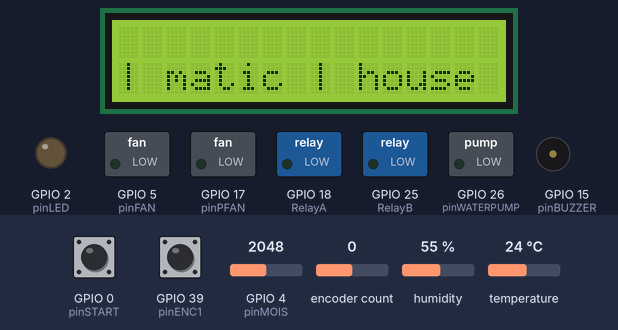
Bench run of a sketch on a simulated ESP32. Parts: 16×2 character LCD, switched loads named in the sketch (green lamp = pin HIGH), output pins drawn as LEDs (lit = HIGH), buzzer (waves = sounding). Inputs (shaded band) come from the test bench; at power-on: GPIO 0 (pinSTART) HIGH, GPIO 39 (pinENC1) HIGH, encoder count 0, GPIO 4 (pinMOIS) = 2048, humidity 55 %, temperature 24 °C. EEPROM starts erased.

Above: at 0.7 s.
0.9 s: GPIO 0 (pinSTART) pulled HIGH for 0.15 s
At 1.4 s:
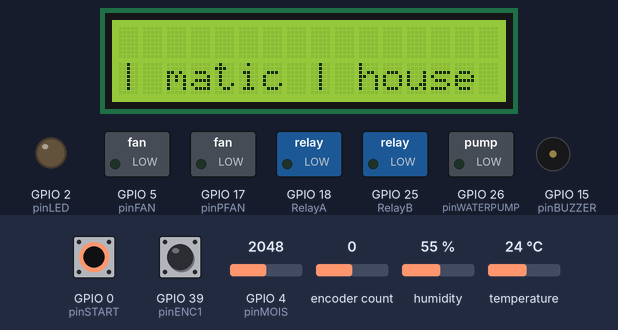
1.6 s: GPIO 39 (pinENC1) pulled LOW for 0.15 s
At 2.19 s:
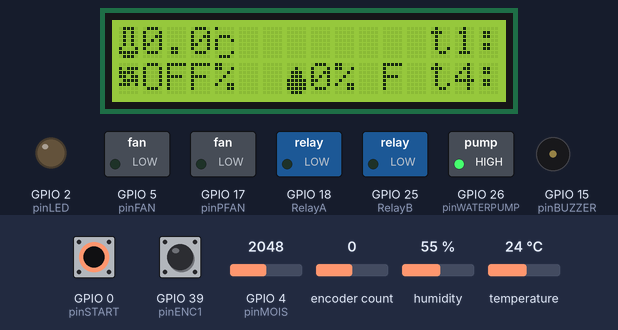
2.3 s: encoder count set to 1
At 3.4 s:
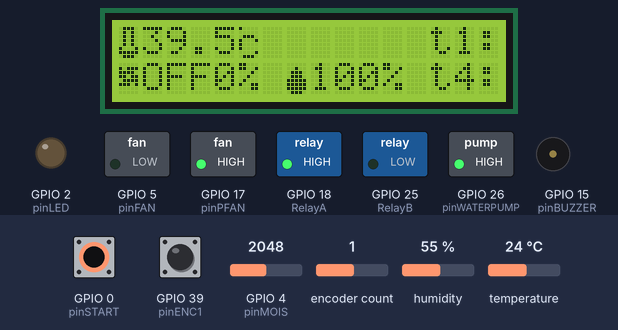
5.1 s: GPIO 4 (pinMOIS) set to 3828
At 6.4 s:
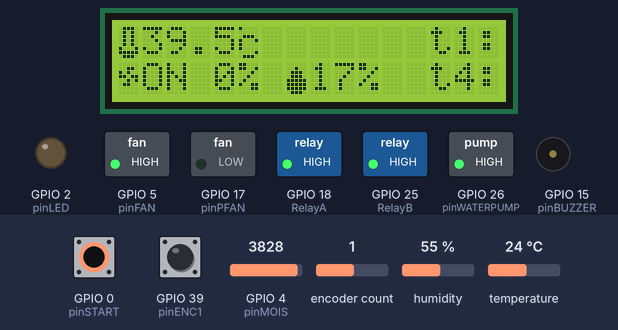
8.0 s: GPIO 4 (pinMOIS) set to 3930
At 9.84 s:
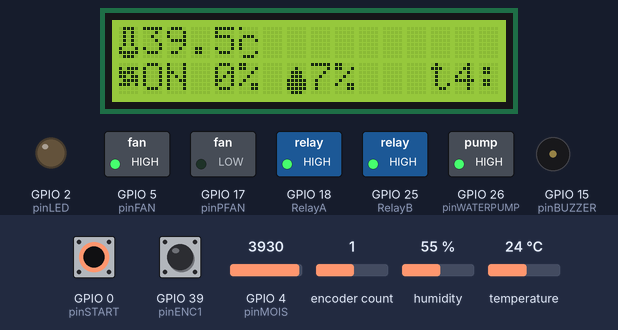
11.0 s: GPIO 39 (pinENC1) pulled LOW for 1 s
At 12.84 s:
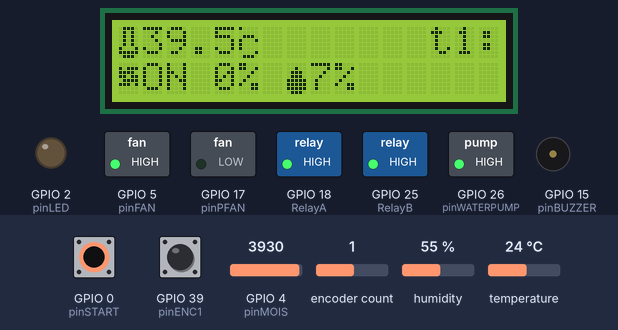
Timing chart, 0 to 23.1 s (numbered marks = the images above; inputs shaded):
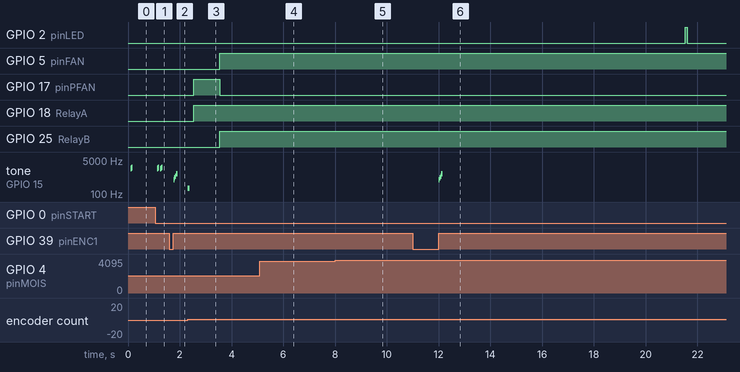

The sketch:

main.ino
```cpp
/********************함수원형선언***************/
void TEMPcalcul();  //(온도)펠티어동작여부판단
void CoolMode();    //펠티어냉각모드
void HotMode();     //펠티어가열모드
void PauseMode();   //펠티어정지모드
void LEDon();       //재배등LED켜기
void LEDoff();      //재배등LED끄기
void MOIScalcul();  //(수분)워터펌프동작여부판단
void WATERPUMPon(); //워터펌프켜기
void WATERPUMPoff();//워터펌프끄기
void FanMoving();   //환기팬온앤오프
void Blink();       //LCD부분지우기
void Value();       //값측정(온도,습도,수분)
/********************라이브러리*****************/
#include "AiEsp32RotaryEncoder.h"
#include "Arduino.h"
#include "basicFunction.h"
#include "InitData.h"
#include "Function.h"
/*******************로터리엔코더****************/
void rotary_onButtonClickChatt(){//채터링방지 100밀리이하
    static unsigned long lastTimePressed = 0;
    if (millis() - lastTimePressed < 100)   return;
    lastTimePressed = millis();
}
void rotary_loop(){//루프에서 반복됨

    if (rotaryEncoder.isEncoderButtonClicked()){//로터리 버튼이 클릭되었을때
        rotary_onButtonClickChatt();
        rotaryMode++;
        if(rotaryMode>4) rotaryMode = 0;

        if(rotaryMode==0){
        }else if(rotaryMode==1) {
            rotaryEncoder1.setEncoderValue(EEPROM.read(10));
        }else if(rotaryMode==2) {
            rotaryEncoder2.setEncoderValue(EEPROM.read(20));
        }else if(rotaryMode==3) {
            rotaryEncoder3.setEncoderValue(EEPROM.read(30));
        }else if(rotaryMode==4) {
            rotaryEncoder4.setEncoderValue(EEPROM.read(40));
        }
        level_up_melody(n32);

    }else if(rotaryEncoder.encoderChanged()){//로터리값이 변경되었을때
        if(rotaryMode==1){  //설정온도
            rotaryEncoder1.setBoundaries(0,40,false);
            t1 = rotaryEncoder1.readEncoder();
            EEPROM.write(10,rotaryEncoder1.readEncoder());

        }else if(rotaryMode==2){ //편차온도
            rotaryEncoder2.setBoundaries(0,100,false); //(0~10)
            t2 = double(rotaryEncoder2.readEncoder())/10;
            EEPROM.write(20,rotaryEncoder2.readEncoder());

        }else if(rotaryMode==3){ //지연시간
            rotaryEncoder3.setBoundaries(1,10,false);
            t3=rotaryEncoder3.readEncoder();
            EEPROM.write(30,rotaryEncoder3.readEncoder());

        }else if(rotaryMode==4){ //보정온도
            rotaryEncoder4.setBoundaries(10,190,false);//(-9~9)
            t4 = double(rotaryEncoder4.readEncoder())/10-10;
            EEPROM.write(40,rotaryEncoder4.readEncoder());

        }
        play(NOTE_G3,n16);//삐-소리
        EEPROM.commit();
    }
}
void IRAM_ATTR readEncoderISR(){//인터럽트
    rotaryEncoder.readEncoder_ISR();
    rotaryEncoder1.readEncoder_ISR();
    rotaryEncoder2.readEncoder_ISR();
    rotaryEncoder3.readEncoder_ISR();
    rotaryEncoder4.readEncoder_ISR();
}
/********************셋업***********************/
void setup(){
    start(1);//start버튼동작시작

    rotaryEncoder.begin();rotaryEncoder.setup(readEncoderISR);rotaryEncoder.setAcceleration(0);
    rotaryEncoder1.begin();rotaryEncoder1.setup(readEncoderISR);rotaryEncoder1.setAcceleration(0);
    rotaryEncoder2.begin();rotaryEncoder2.setup(readEncoderISR);rotaryEncoder2.setAcceleration(0);
    rotaryEncoder3.begin();rotaryEncoder3.setup(readEncoderISR);rotaryEncoder3.setAcceleration(0);
    rotaryEncoder4.begin();rotaryEncoder4.setup(readEncoderISR);rotaryEncoder4.setAcceleration(0);
    dht.begin();

    //사용자정의문자선언
    lcd.createChar(1,h_temp);
    lcd.createChar(2,h_humi);
    lcd.createChar(3,h_cels);
    lcd.createChar(4,h_fan1);
    lcd.createChar(5,h_fan2);
    lcd.createChar(6,h_pelt);
    lcd.createChar(7,h_led);
    lcd.createChar(8,h_wate);
    //핀모드설정
    pinMode(RelayA,OUTPUT);
    pinMode(RelayB,OUTPUT);
    pinMode(pinPFAN,OUTPUT);
    pinMode(pinLED,OUTPUT);
    pinMode(pinFAN,OUTPUT);
    pinMode(pinWATERPUMP,OUTPUT);
    WATERPUMPoff();
    pinMode(DHTPIN,INPUT);
    pinMode(pinMOIS,INPUT);

    //상시반복함수
    _timer.setInterval(20000,LEDon);       //LED동작
    _timer.setInterval(t3*1000,TEMPcalcul);//온도에따른제어명령
    _timer.setInterval(500,ShowLCD);       //LCD출력
    _timer.setInterval(1000,Blink);        //로터리 변경대상 깜박임
    _timer.setInterval(1000,Value);        //값측정
    _timer.setInterval(MD,MOIScalcul);     //수분에따른WP제어명령

    //EEPROM저장값 불러오기
    t1=EEPROM.read(10);       //0~40
    t2=double(EEPROM.read(20))/10;    //0~10
    t3=EEPROM.read(30);       //1~10
    t4=double(EEPROM.read(40))/10-10; //-9~9
}
/********************루프***********************/
void loop(){
    rotary_loop();
    _timer.run();
    delay(10);
}
/********************LCD출력********************/
void ShowLCD(){
    lcd.setCursor(0,0);lcd.write(1);lcd.print(TEMP,1);lcd.write(3);               //온도출력
    lcd.setCursor(0,1);lcd.write(2);lcd.print(HUMI,1);lcd.print("% ");            //습도출력
    lcd.setCursor(7,1);lcd.write(8);lcd.print(MOIS);lcd.print("%");lcd.print(" ");//수분출력
    lcd.setCursor(13,0);lcd.print("t1:");lcd.print(t1);    //희망온도출력
    lcd.setCursor(13,1);lcd.print("t2:");lcd.print(t2,1);  //편차온도출력
    lcd.setCursor(13,2);lcd.print("t3:");lcd.print(t3);    //지연시간출력
    lcd.setCursor(13,3);lcd.print("t4:");lcd.print(t4,1);  //보정온도출력
    if(FanMode==1){
        if(FanMotionFlag==0){
            FanMotionFlag++;lcd.setCursor(0,3);lcd.write(4);lcd.print("ON ");
        }else{
            FanMotionFlag=0;lcd.setCursor(0,3);lcd.write(5);lcd.print("ON ");
        }
    }else{
        lcd.setCursor(0,3);lcd.write(4);lcd.print("OFF");
    }
}
```

BasicFunction.h
```cpp
#define pinBUZZER 15    //pinA1 보드에 장창된 패시브버져
#define pinSTART 0      //pinA3 보드 시작버튼
#define pinENC1 39      //pinD5
#define pinENC2 32      //pinD2
#define pinENC3 33      //pinD1
#define n32     1*3     //3  32분음표
#define n16     2*3     //6  16분음표
#define NOTE_G3  196
#define NOTE_C5  523
#define NOTE_E5  659
#define NOTE_G5  784
#define NOTE_C6  1047
#define  bpm_offset  2561//1550//올라갈수록 느려짐
#define START_KEY   (pinMode(pinSTART,INPUT_PULLUP), delay(10),((digitalRead(pinSTART))==0))
unsigned int bpm = 200;
unsigned char lcdAddress = 0x3f;

#include <EEPROM.h>
#include <ESP32Servo.h>           //esp32보드에서 톤함수 서보함수 아날로그 출력에 활용한다
#include <DHT.h>                 //온습도 센서 라이브러리
#include <Wire.h>                //I2C 통신 라이브러리
#include <I2C_LCD.h>
#include <SimpleTimer.h>
I2C_LCD lcd(lcdAddress, 20, 4);

void play(unsigned int sound, unsigned int note); //박자수만큼 음을 연주
void boot_melody(int count);                // 부팅멜로디 함수
void level_up_melody(unsigned int note);    //도미솔도

void lcd_init();

void play(unsigned int sound, unsigned int note){
    note*=(bpm_offset/bpm);
    tone(pinBUZZER, sound, note);
    delay(note*1.00);
    noTone(pinBUZZER);
}
void start(bool Start_Key){
    pinMode(pinSTART,INPUT_PULLUP);
    pinMode(pinENC1,INPUT_PULLUP);
    pinMode(pinENC2,INPUT);
    pinMode(pinENC3,INPUT);
    Wire.begin();
    EEPROM.begin(1023);
    lcd_init();
    boot_melody(1);
    delay(200);
    pinMode(pinBUZZER,OUTPUT);
    digitalWrite(pinBUZZER,LOW);
    if (Start_Key){
        while(1){
        pinMode(pinSTART,OUTPUT);
        digitalWrite(pinSTART,HIGH);
        delay(50);
        digitalWrite(pinSTART,LOW);
        delay(50);
        digitalWrite(pinSTART,HIGH);
        pinMode(pinSTART,INPUT_PULLUP);
        if(START_KEY){
            delay(50);
            break;
            }
        }
    }
    boot_melody(2);
    lcd.clear();
    Serial.begin(57600);
}
void boot_melody(int count){
    for(int j=0;j<count;j++){
      for(int i=1800;i<2200;i=i+50){
        tone(pinBUZZER,i,15);delay(8);
      }
      delay(60);
    }
    noTone(pinBUZZER);
    delay(100);
}
void level_up_melody(unsigned int note){
    int melody[]={NOTE_C5, NOTE_E5, NOTE_G5, NOTE_C6};
    note*=(bpm_offset/bpm);
    for (int thisNote = 0; thisNote < 4; thisNote++) {
        tone(pinBUZZER, melody[thisNote], note*1.3);
        delay(note);
    }
}
void lcd_init() {//시작이전 lcd
  lcdAddress = 0x3f;
  lcd.setAddress(lcdAddress);
  lcd.init();lcd.backlight();
  lcd.setCursor(0,1);lcd.print("| Auto  | Green |");
  lcd.setCursor(0,2);lcd.print("| matic | house |");
}
```

Function.h
```cpp
/********************펠티어함수*****************/
void TEMPcalcul(){//(온도)펠티어동작여부판단
    if(TEMP >= t1+t2){//냉각필요
        CoolMode();
    }else if(TEMP <= t1-t2){//가열필요
        HotMode();
    }else{//적정온도
        PauseMode();
    }
}
void CoolMode(){//펠티어냉각모드
    digitalWrite(RelayA,LOW);
    digitalWrite(RelayB,HIGH);
    digitalWrite(pinPFAN,HIGH);
    lcd.setCursor(0,2);lcd.write(6);lcd.print("COOL");
    FanMode=0;FanMoving();
}
void HotMode(){//펠티어가열모드
    digitalWrite(RelayA,HIGH);
    digitalWrite(RelayB,LOW);
    digitalWrite(pinPFAN,HIGH);
    lcd.setCursor(0,2);lcd.write(6);lcd.print("HOT ");
    FanMode=0;FanMoving();
}
void PauseMode(){//펠티어정지모드
    digitalWrite(RelayA,HIGH);
    digitalWrite(RelayB,HIGH);
    digitalWrite(pinPFAN,LOW);
    lcd.setCursor(0,2);lcd.write(6);lcd.print("OFF ");
    FanMode=1;FanMoving();
}
/********************LED함수********************/
void LEDon(){//재배등LED켜기
    digitalWrite(pinLED,HIGH);
    lcd.setCursor(4,3);lcd.write(7);lcd.print("ON ");
    _timer.setTimeout(10000,LEDoff);
}
void LEDoff(){//재배등LED끄기
    lcd.setCursor(4,3);lcd.write(7);lcd.print("OFF");
    digitalWrite(pinLED,LOW);
}
/********************워터펌프함수***************/
void MOIScalcul(){//(수분)워터펌프동작여부판단
    if(MOIS<50){
        WATERPUMPon();
    }
}
void WATERPUMPon(){//워터펌프켜기
    digitalWrite(pinWATERPUMP,LOW);
    lcd.setCursor(8,3);lcd.write(8);lcd.print("ON ");
    _timer.setTimeout(2000,WATERPUMPoff);
}
void WATERPUMPoff(){//워터펌프끄기
    digitalWrite(pinWATERPUMP,HIGH);
    lcd.setCursor(8,3);lcd.write(8);lcd.print("OFF");
}
/********************FAN함수********************/
void FanMoving(){//환기팬온앤오프
    if(FanMode==0){
        digitalWrite(pinFAN,LOW);
    }else if(FanMode==1){
        digitalWrite(pinFAN,HIGH);
    }
}
/********************LCD깜박임******************/
void Blink(){//LCD부분지우기
    if(rotaryMode!=0){
        switch(rotaryMode){
            case 1:lcd.setCursor(13,0);break;
            case 2:lcd.setCursor(13,1);break;
            case 3:lcd.setCursor(13,2);break;
            case 4:lcd.setCursor(13,3);break;
        }
        lcd.print("       ");
    }
}
/********************값측정함수*****************/
void Value(){//값측정(온도,습도,수분)
    t = dht.readTemperature();//온도
    h = dht.readHumidity();//습도
    if(abs(t)>=0) TEMP = t+t4;//t값이 nan일땐 지정안함
    if(abs(h)>=0) HUMI = h;   //h값이 nan일땐 지정안함
    w = analogRead(pinMOIS);//수분
    MOIS = w;
    MOIS = map(w,4000,3000,0,100);
    MOIS = constrain(MOIS,0,100);
}
```

InitData.h
```cpp
/********************핀*************************/
#define RelayA 18      //릴레이1
#define RelayB 25      //릴레이2
#define pinPFAN 17     //펠티어팬(연결위치:환기팬)
#define pinLED 2       //재배등LED(연결위치:재배등2)
#define pinFAN 5       //환기팬(연결위치:재배등)
#define pinMOIS 4      //수분센서(연결위치:수위센서)
#define pinWATERPUMP 26//워터펌프(연결위치:스프링쿨러)
/********************변수***********************/
SimpleTimer _timer;
#define DHTPIN 27//온습도센서(연결위치:온습도센서)
#define DHTTYPE DHT22
DHT dht(DHTPIN, DHTTYPE);
float t;//측정온도
float h;//측정습도
int w;  //측정수분
double TEMP;//사용온도
double HUMI;//사용습도
int MOIS;   //사용수분
volatile int t1 = 1;    //희망온도
volatile double t2 = 1;//편차온도
volatile int t3 = 1;     //지연시간(초)
volatile double t4 = 1; //보정온도

int FanMode = 0;      //팬동작모드(0:정지/1:동작)
int FanMotionFlag = 0;//팬마크상태(0:팬마크1/1:팬마크2)
int rotaryMode = 0;//로터리설정모드
int MD=35000;//수분측정주기= (MD-5000)/1000 초
/********************사용자정의문자*************/
byte h_temp[8] = {0b01110,0b01010,0b01010,0b01010,0b01010,0b10001,0b11111,0b01110};//온도마크
byte h_humi[8] = {0b10001,0b10001,0b10001,0b10001,0b11011,0b11111,0b11111,0b11111};//습도마크
byte h_cels[8] = {0b10000,0b00000,0b01110,0b10001,0b10000,0b10000,0b00001,0b01110};//℃마크
byte h_fan1[8] = {0b00000,0b10111,0b11110,0b11011,0b01111,0b11101,0b00000,0b00000};//팬마크1
byte h_fan2[8] = {0b00000,0b00110,0b10100,0b11011,0b00101,0b01100,0b00000,0b00000};//팬마크2
byte h_pelt[8] = {0b00001,0b00011,0b00111,0b01111,0b10110,0b00100,0b01000,0b10000};//펠티어마크
byte h_led[8] = {0b01110,0b11101,0b11011,0b10111,0b11111,0b01110,0b01110,0b00100}; //재배등LED마크
byte h_wate[8] = {0b00000,0b00100,0b01110,0b01110,0b11111,0b11111,0b11111,0b01110};//수분,워터펌프마크
/***************로터리엔코더초기설정관련*********/
#define ROTARY_ENCODER_A_PIN pinENC2    //A
#define ROTARY_ENCODER_B_PIN pinENC3    //B
#define ROTARY_ENCODER_BUTTON_PIN pinENC1   // BUTTON
#define ROTARY_ENCODER_VCC_PIN -1
#define ROTARY_ENCODER_STEPS 4
AiEsp32RotaryEncoder rotaryEncoder = AiEsp32RotaryEncoder(ROTARY_ENCODER_A_PIN, ROTARY_ENCODER_B_PIN, ROTARY_ENCODER_BUTTON_PIN, ROTARY_ENCODER_VCC_PIN, ROTARY_ENCODER_STEPS);
AiEsp32RotaryEncoder rotaryEncoder1 = AiEsp32RotaryEncoder(ROTARY_ENCODER_A_PIN, ROTARY_ENCODER_B_PIN, ROTARY_ENCODER_BUTTON_PIN, ROTARY_ENCODER_VCC_PIN, ROTARY_ENCODER_STEPS);
AiEsp32RotaryEncoder rotaryEncoder2 = AiEsp32RotaryEncoder(ROTARY_ENCODER_A_PIN, ROTARY_ENCODER_B_PIN, ROTARY_ENCODER_BUTTON_PIN, ROTARY_ENCODER_VCC_PIN, ROTARY_ENCODER_STEPS);
AiEsp32RotaryEncoder rotaryEncoder3 = AiEsp32RotaryEncoder(ROTARY_ENCODER_A_PIN, ROTARY_ENCODER_B_PIN, ROTARY_ENCODER_BUTTON_PIN, ROTARY_ENCODER_VCC_PIN, ROTARY_ENCODER_STEPS);
AiEsp32RotaryEncoder rotaryEncoder4 = AiEsp32RotaryEncoder(ROTARY_ENCODER_A_PIN, ROTARY_ENCODER_B_PIN, ROTARY_ENCODER_BUTTON_PIN, ROTARY_ENCODER_VCC_PIN, ROTARY_ENCODER_STEPS);
```

Measured:
- the behaviour switches between 3900 and 3901 on GPIO 4 (pinMOIS) (found by bisection; images 4 and 5)
- after the input at 0.9 s, GPIO 26 (pinWATERPUMP): LOW → HIGH after 0.63 s; tone on GPIO 15 (pinBUZZER): plays 1800 Hz for 0.01 s, 1850 Hz for 0.01 s, 1900 Hz for 0.01 s, 1950 Hz for 0.01 s, 2000 Hz for 0.01 s, 2050 Hz for 0.01 s … (16 notes in this stretch), starting after 0.22 s
- after the input at 1.6 s, tone on GPIO 15 (pinBUZZER): plays 523 Hz for 0.04 s, 659 Hz for 0.04 s, 784 Hz for 0.04 s, 1047 Hz for 0.05 s, starting after 0.16 s
- after the input at 2.3 s, GPIO 5 (pinFAN), GPIO 25 (RelayB): LOW → HIGH after 1.2 s; tone on GPIO 15 (pinBUZZER): silent → 196 Hz at once, → silent 0.07 s later
- after the input at 5.1 s, the display: first differs from a run without the input after 0.99 s (image 4)
- after the input at 8.0 s, the display: first differs from a run without the input after 1.1 s (image 5 shows a later state)
- after the input at 11.0 s, tone on GPIO 15 (pinBUZZER): plays 523 Hz for 0.04 s, 659 Hz for 0.04 s, 784 Hz for 0.04 s, 1047 Hz for 0.05 s, starting after 1.0 s
